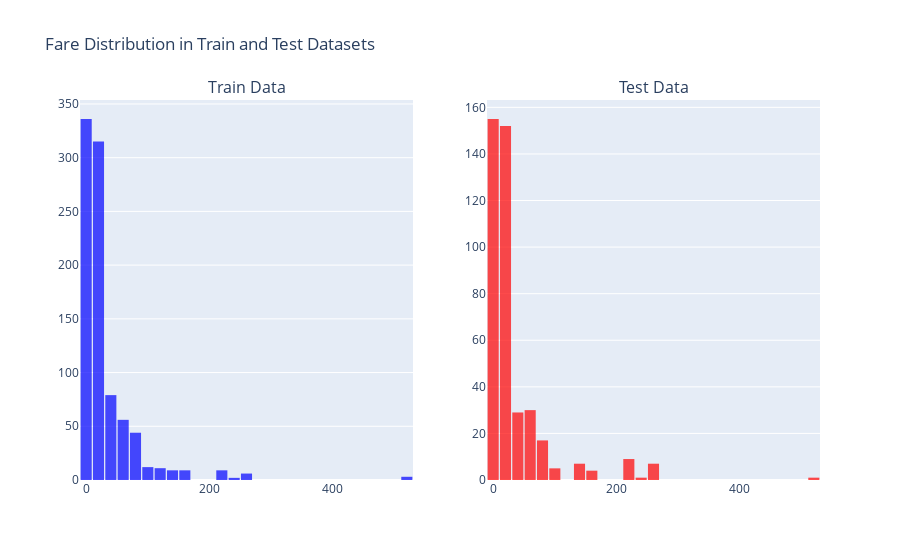

The code cell stored with this chart in its notebook:
### Code cell
# Visualise fare distribution in train and test sets
fig = make_subplots(rows=1, cols=2, subplot_titles=("Train Data", "Test Data"))
fig.add_trace(
    go.Histogram(x=train["Fare"], nbinsx=50, name="Train", marker=dict(color='blue'), opacity=0.7),
    row=1, col=1
)
fig.add_trace(
    go.Histogram(x=test["Fare"], nbinsx=50, name="Test", marker=dict(color='red'), opacity=0.7),
    row=1, col=2
)
fig.update_layout(
    title_text="Fare Distribution in Train and Test Datasets",
    showlegend=False,  # Set to True if you want legends
    bargap=0.1,
)
fig.show()

### Figure 1 — Plotly figure (JSON) as saved in the notebook; plotly's stock layout.template omitted (floating-point values rounded to 4 significant figures; data arrays with more than 128 entries replaced by an {"elided": "..."} marker saying what was removed)
{"data": [{"marker": {"color": "blue"}, "name": "Train", "nbinsx": 50, "opacity": 0.7, "type": "histogram", "x": {"elided": "891 float values"}, "xaxis": "x", "yaxis": "y"}, {"marker": {"color": "red"}, "name": "Test", "nbinsx": 50, "opacity": 0.7, "type": "histogram", "x": {"elided": "418 float values"}, "xaxis": "x2", "yaxis": "y2"}], "layout": {"annotations": [{"font": {"size": 16}, "showarrow": false, "text": "Train Data", "x": 0.225, "xanchor": "center", "xref": "paper", "y": 1, "yanchor": "bottom", "yref": "paper"}, {"font": {"size": 16}, "showarrow": false, "text": "Test Data", "x": 0.775, "xanchor": "center", "xref": "paper", "y": 1, "yanchor": "bottom", "yref": "paper"}], "bargap": 0.1, "showlegend": false, "title": {"text": "Fare Distribution in Train and Test Datasets"}, "xaxis": {"anchor": "y", "domain": [0, 0.45]}, "xaxis2": {"anchor": "y2", "domain": [0.55, 1]}, "yaxis": {"anchor": "x", "domain": [0, 1]}, "yaxis2": {"anchor": "x2", "domain": [0, 1]}}}
